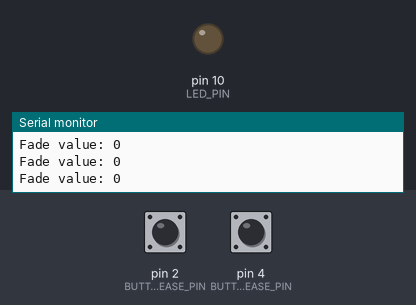
Bench run of a sketch on a simulated Arduino Uno, built with avr-gcc and run on an emulated ATmega328P. On the bench: output pins drawn as LEDs (lit = HIGH), the last lines printed to the serial monitor. Inputs (shaded band) come from the test bench; at power-on: pin 2 (BUTTON_INCREASE_PIN) HIGH, pin 4 (BUTTON_DECREASE_PIN) HIGH.

Above: at 1.2 s.
1.3 s: pin 2 (BUTTON_INCREASE_PIN) pulled LOW for 0.15 s
At 2.5 s:
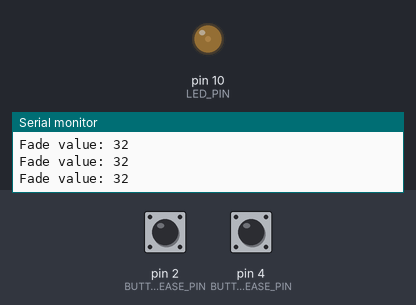
2.9 s: pin 4 (BUTTON_DECREASE_PIN) pulled LOW for 0.15 s
At 4.0 s:
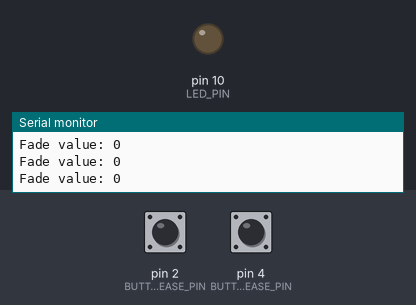
4.5 s: pin 2 (BUTTON_INCREASE_PIN) pulled LOW for 1 s
At 5.5 s:
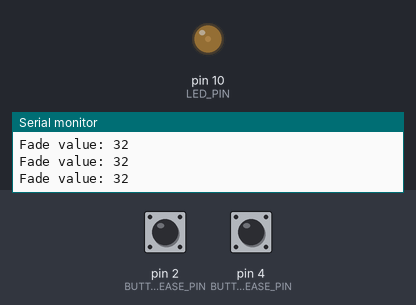
8.5 s: pin 4 (BUTTON_DECREASE_PIN) pulled LOW for 1 s
At 9.3 s:
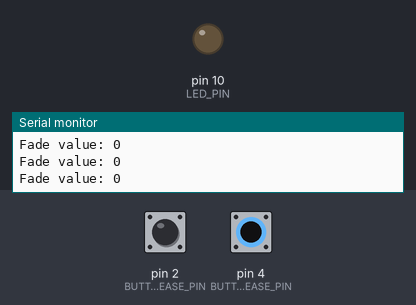
11.0 s: pin 2 (BUTTON_INCREASE_PIN) pulled LOW for 3.2 s
At 11.5 s:
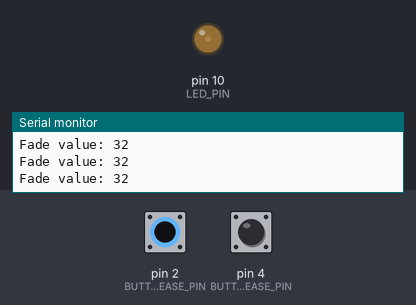
15.7 s: pin 2 (BUTTON_INCREASE_PIN) pulsed LOW 5 times (0.12 s each, 0.3 s apart)
At 17.6 s:
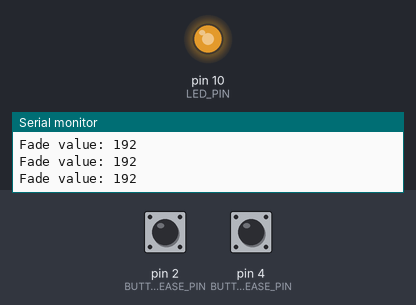
Timing chart, 0 to 19.1 s (numbered marks = the images above; inputs shaded):
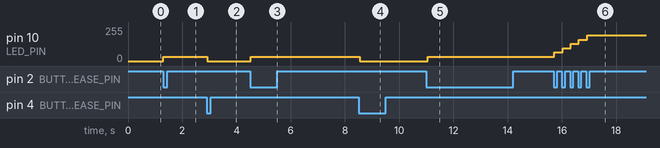

Measured:
- after the input at 1.3 s, pin 10 (LED_PIN): 0/255 → 32/255 at once
- after the input at 2.9 s, pin 10 (LED_PIN): 32/255 → 0/255 at once
- after the input at 4.5 s, pin 10 (LED_PIN): 0/255 → 32/255 at once
- after the input at 8.5 s, pin 10 (LED_PIN): 32/255 → 0/255 at once
- after the input at 11.0 s, pin 10 (LED_PIN): 0/255 → 32/255 after 0.05 s
- after the input at 15.7 s, pin 10 (LED_PIN): moves from 32/255 to 192/255 over 1.2 s, starting at once

The sketch:

Project7.ino
```cpp
#define LED_PIN 10
#define BUTTON_DECREASE_PIN 4
#define BUTTON_INCREASE_PIN 2

int lastState1 = HIGH; // last state of decrease button
int lastState2 = HIGH; // last state of increase button
int fadeValue = 0;     // LED brightness 0-255

void setup() {
  Serial.begin(9600);
  pinMode(LED_PIN, OUTPUT);
  pinMode(BUTTON_DECREASE_PIN, INPUT_PULLUP);
  pinMode(BUTTON_INCREASE_PIN, INPUT_PULLUP);
}

void loop() {
  int currentState1 = digitalRead(BUTTON_DECREASE_PIN);
  int currentState2 = digitalRead(BUTTON_INCREASE_PIN);

  // Button pressed = LOW because of INPUT_PULLUP
  if (currentState1 == LOW && lastState1 == HIGH) { // decrease pressed
    fadeValue -= 32; // adjust step as needed
    if (fadeValue < 0) fadeValue = 0; // limit min
  }

  if (currentState2 == LOW && lastState2 == HIGH) { // increase pressed
    fadeValue += 32; // adjust step as needed
    if (fadeValue > 255) fadeValue = 255; // limit max
  }

  lastState1 = currentState1; // save last state
  lastState2 = currentState2;

  analogWrite(LED_PIN, fadeValue); // set LED brightness

  Serial.print("Fade value: ");
  Serial.println(fadeValue);

  delay(50); // simple debounce, adjust as needed
}
```
